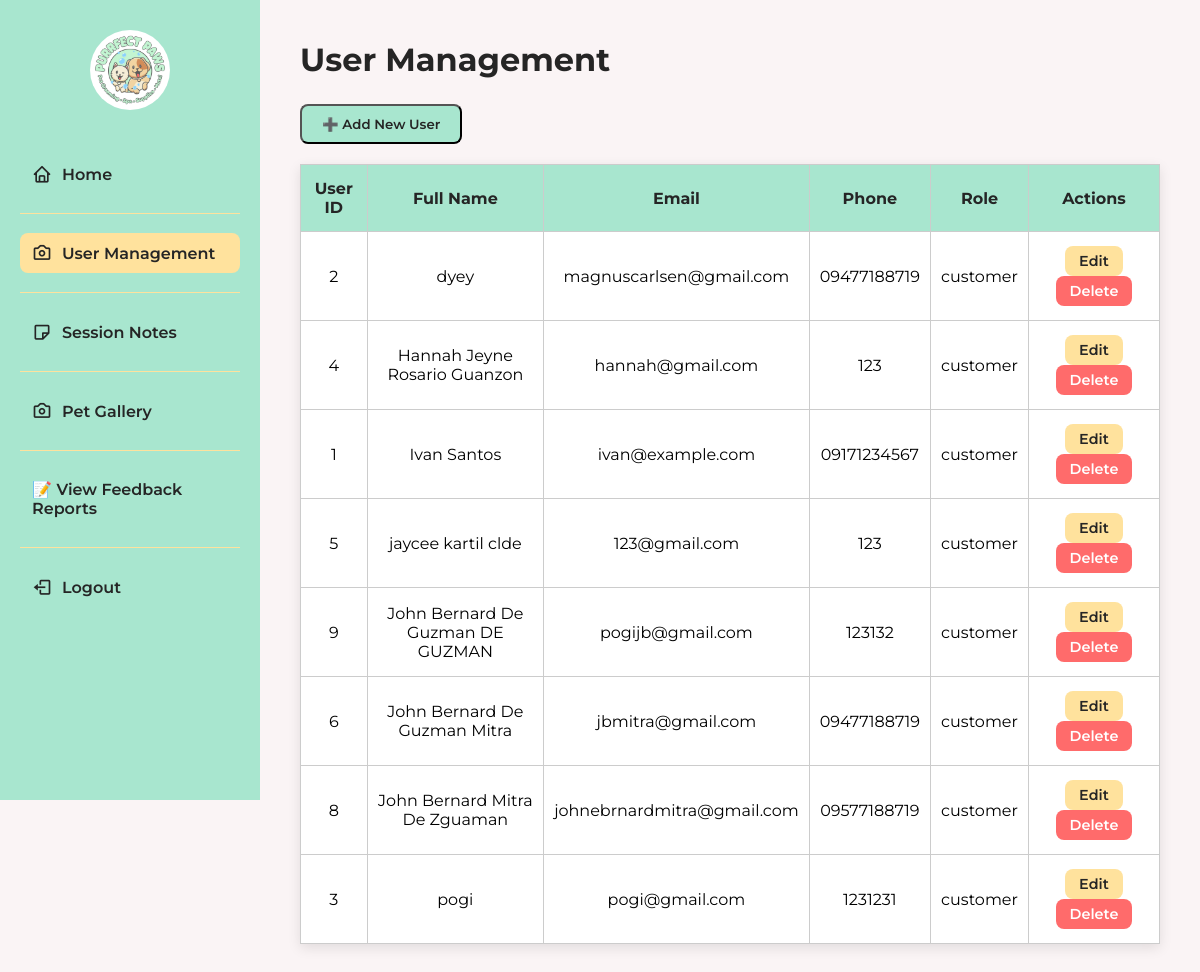
The app's page /dashboard/manage_accounts/accounts.php with its own data.
### tables this page shows
CREATE TABLE `users` (
  `user_id` int(11) NOT NULL,
  `full_name` varchar(100) NOT NULL,
  `email` varchar(100) NOT NULL,
  `password` varchar(255) NOT NULL,
  `phone` varchar(20) DEFAULT NULL,
  `role` enum('customer','admin','staff') DEFAULT 'customer'
);

### dashboard/manage_accounts/accounts.php (the view, shortened to what this page needs)
<?php
require '../../db.php';
$users = $mysqli->query("SELECT * FROM users ORDER BY full_name ASC");
?>
<!DOCTYPE html>
<html lang="en">
<head>
  <link href="https://unpkg.com/boxicons@2.1.4/css/boxicons.min.css" rel="stylesheet" />
</head>
<body>
  <aside class="sidebar">
  <div class="logo">
    <img src="../../homepage/images/Logo.jpg" alt="Logo" />
  </div>
  <nav class="menu">
    <a href="../home_dashboard/home.php"><i class='bx bx-home'></i>Home</a>
    <hr>
    <a href="../manage_accounts/accounts.php" class="active"><i class='bx bx-camera'></i>User Management</a>
    <hr>
    <a href="../session_notes.php/notes.php"><i class='bx bx-note'></i>Session Notes</a>
    <hr>
    <a href="../gallery_dashboard/gallery.php"><i class='bx bx-camera'></i>Pet Gallery</a>
    <hr>
    <a href="../feedback_reports/feedback-reports.php" class="button">📝 View Feedback Reports</a>
    <hr>
    <a href="#"><i class='bx bx-log-out'></i>Logout</a>
  </nav>
</aside>
  <main class="content">
    <h2>User Management</h2>
    <button class="add-btn" onclick="openModal()">➕ Add New User</button>
    <table>
      <thead>
        <tr>
          <th>User ID</th>
          <th>Full Name</th>
          <th>Email</th>
          <th>Phone</th>
          <th>Role</th>
          <th>Actions</th>
        </tr>
      </thead>
      <tbody>
        <?php while ($user = $users->fetch_assoc()): ?>
        <tr>
          <td><?= $user['user_id'] ?></td>
          <td><?= htmlspecialchars($user['full_name']) ?></td>
          <td><?= htmlspecialchars($user['email']) ?></td>
          <td><?= htmlspecialchars($user['phone']) ?></td>
          <td><?= $user['role'] ?></td>
          <td class="actions">
            <a href="?id=<?= $user['user_id'] ?>" class="edit-btn">Edit</a>
            <a href="delete.php?id=<?= $user['user_id'] ?>" class="delete-btn" onclick="return confirm('Are you sure?')">Delete</a>
          </td>
        </tr>
        <?php endwhile; ?>
      </tbody>
    </table>
  </main>
</body>
</html>

### dashboard/manage_accounts/accounts.php (style rules this page uses)
:root { --white-color: #fff; --dark-color: #252525; --primary-color: #A8E6CF; --secondary-color: #FFE29D; --light-pink-color: #faf4f5; --medium-gray-color: #ccc; --font-size-s: 0.9rem; --font-size-n: 1rem; --font-size-l: 1.5rem; --font-size-xl: 2rem; --font-weight-semi-bold: 600; --font-weight-bold: 700; --border-radius-s: 8px; --border-radius-circle: 50%; }
* { margin: 0; padding: 0; box-sizing: border-box; font-family: "Montserrat", sans-serif; }
body { background: var(--light-pink-color); display: flex; }
.sidebar { width: 260px; height: 100vh; background-color: var(--primary-color); padding: 30px 20px; position: fixed; left: 0; top: 0; display: flex; flex-direction: column; gap: 20px; }
.sidebar .logo { text-align: center; margin-bottom: 20px; }
.sidebar .logo img { width: 80px; height: 80px; border-radius: var(--border-radius-circle); }
.menu { display: flex; flex-direction: column; gap: 10px; }
.menu a { display: flex; align-items: center; padding: 10px 12px; text-decoration: none; color: var(--dark-color); border-radius: var(--border-radius-s); transition: background 0.3s, color 0.3s; font-weight: var(--font-weight-semi-bold); }
.menu a i { margin-right: 10px; font-size: 20px; }
.menu a:hover, .menu a.active { background-color: var(--secondary-color); color: var(--dark-color); }
.menu hr { border: none; border-top: 1px solid var(--secondary-color); margin: 9px 0; }
.content { margin-left: 260px; padding: 40px; flex-grow: 1; width: calc(100% - 260px); }
h2 { font-size: var(--font-size-xl); color: var(--dark-color); margin-bottom: 25px; }
.add-btn { background: var(--primary-color); padding: 10px 20px; border-radius: var(--border-radius-s); text-decoration: none; color: var(--dark-color); font-weight: var(--font-weight-semi-bold); display: inline-block; margin-bottom: 20px; cursor: pointer; }
table { width: 100%; border-collapse: collapse; background-color: var(--white-color); box-shadow: 0 4px 12px rgba(0, 0, 0, 0.1); }
th, td { padding: 14px 10px; border: 1px solid var(--medium-gray-color); text-align: center; }
th { background: var(--primary-color); font-weight: var(--font-weight-bold); color: var(--dark-color); }
.actions a { padding: 6px 14px; font-size: var(--font-size-s); font-weight: var(--font-weight-semi-bold); text-decoration: none; margin: 0 5px; border-radius: var(--border-radius-s); display: inline-block; }
.edit-btn { background-color: var(--secondary-color); color: var(--dark-color); }
.delete-btn { background-color: #ff6b6b; color: var(--white-color); }

### records on screen
users: user_id "2", full_name "dyey", email "magnuscarlsen@gmail.com", phone "09477188719", role "customer"
users: user_id "4", full_name "Hannah Jeyne Rosario Guanzon", email "hannah@gmail.com", phone "123", role "customer"
users: user_id "1", full_name "Ivan Santos", email "ivan@example.com", phone "09171234567", role "customer"
users: user_id "5", full_name "jaycee kartil clde", email "123@gmail.com", phone "123", role "customer"
users: user_id "9", full_name "John Bernard De Guzman DE GUZMAN", email "pogijb@gmail.com", phone "123132", role "customer"
users: user_id "6", full_name "John Bernard De Guzman Mitra", email "jbmitra@gmail.com", phone "09477188719", role "customer"
users: user_id "8", full_name "John Bernard Mitra De Zguaman", email "johnebrnardmitra@gmail.com", phone "09577188719", role "customer"
users: user_id "3", full_name "pogi", email "pogi@gmail.com", phone "1231231", role "customer"
